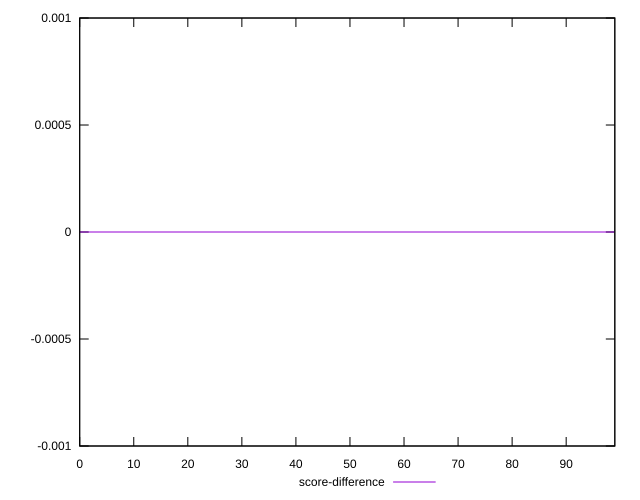

This chart was generated by the following gnuplot code:
reset

$scoreDifference <<EOF
0 0
1 0
2 0
3 0
4 0
5 0
6 0
7 0
8 0
9 0
10 0
11 0
12 0
13 0
14 0
15 0
16 0
17 0
18 0
19 0
20 0
21 0
22 0
23 0
24 0
25 0
26 0
27 0
28 0
29 0
30 0
31 0
32 0
33 0
34 0
35 0
36 0
37 0
38 0
39 0
40 0
41 0
42 0
43 0
44 0
45 0
46 0
47 0
48 0
49 0
50 0
51 0
52 0
53 0
54 0
55 0
56 0
57 0
58 0
59 0
60 0
62 0
63 0
64 0
65 0
66 0
67 0
68 0
69 0
70 0
71 0
72 0
73 0
74 0
75 0
76 0
77 0
78 0
79 0
80 0
81 0
82 0
83 0
84 0
85 0
86 0
87 0
88 0
89 0
90 0
91 0
92 0
93 0
94 0
95 0
96 0
97 0
98 0
99 0
EOF

set key outside below
set xrange [0:99]
set yrange [-0.001:0.001]
set trange [-0.001:0.001]
set terminal svg size 640, 500 enhanced background rgb 'white'
set output "reports/report_00030_2021-02-24T20-42-31.540Z/offscreen-images/samples/card/score-difference/values.svg"

plot $scoreDifference title "score-difference" with line

reset
